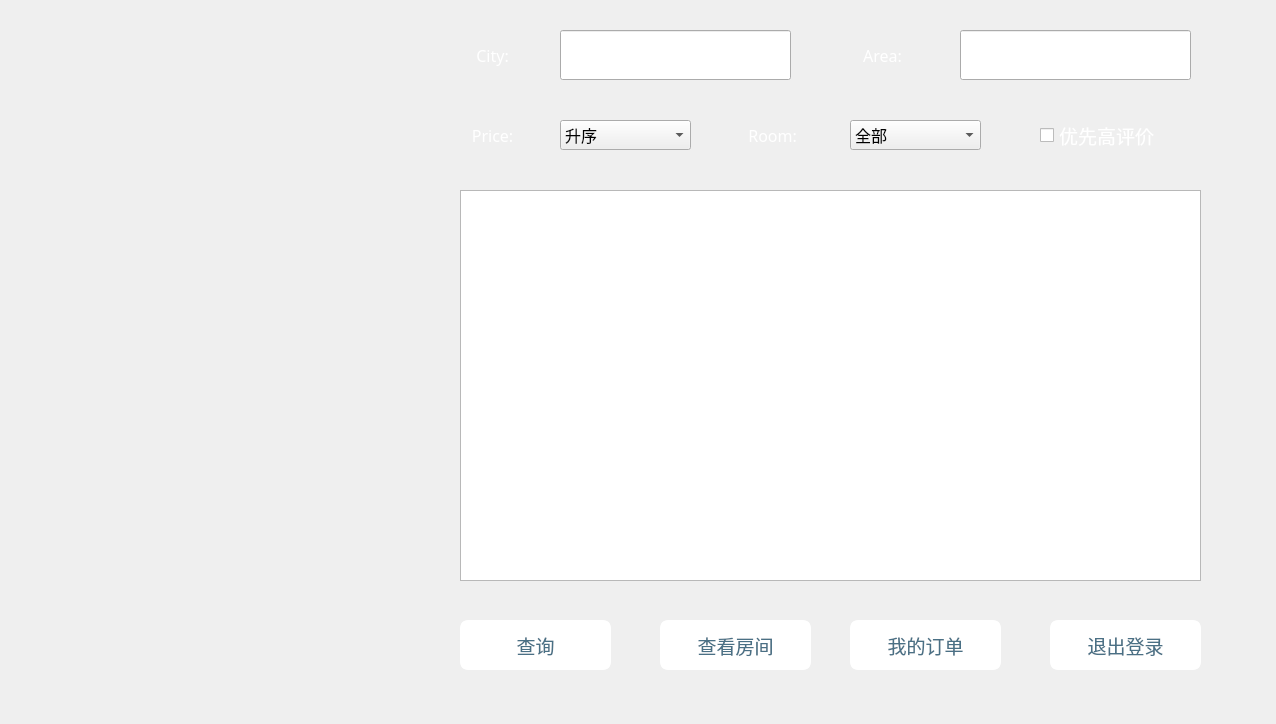
<?xml version="1.0" encoding="UTF-8"?>
<ui version="4.0">
 <class>platform</class>
 <widget class="QWidget" name="platform">
  <property name="geometry">
   <rect>
    <x>0</x>
    <y>0</y>
    <width>1276</width>
    <height>724</height>
   </rect>
  </property>
  <property name="minimumSize">
   <size>
    <width>1276</width>
    <height>724</height>
   </size>
  </property>
  <property name="maximumSize">
   <size>
    <width>1276</width>
    <height>724</height>
   </size>
  </property>
  <property name="windowTitle">
   <string>Form</string>
  </property>
  <widget class="QFrame" name="frame">
   <property name="geometry">
    <rect>
     <x>0</x>
     <y>0</y>
     <width>1276</width>
     <height>724</height>
    </rect>
   </property>
   <property name="font">
    <font>
     <family>华文新魏</family>
     <pointsize>14</pointsize>
    </font>
   </property>
   <property name="styleSheet">
    <string notr="true">#frame{border-image: url(:/Picture/platform.jpg);border-top-left-radius:15px;border-top-right-radius:15px;border-bottom-left-radius:15px;border-bottom-right-radius:15px;}</string>
   </property>
   <property name="frameShape">
    <enum>QFrame::StyledPanel</enum>
   </property>
   <property name="frameShadow">
    <enum>QFrame::Raised</enum>
   </property>
   <widget class="QPushButton" name="pushButton">
    <property name="geometry">
     <rect>
      <x>1050</x>
      <y>620</y>
      <width>151</width>
      <height>50</height>
     </rect>
    </property>
    <property name="font">
     <font>
      <family>华文新魏</family>
      <pointsize>14</pointsize>
     </font>
    </property>
    <property name="styleSheet">
     <string notr="true">background-color:rgb(255,255,255);border: 3px solid white;border-radius:8px;color:rgb(74,112,133);</string>
    </property>
    <property name="text">
     <string>退出登录</string>
    </property>
   </widget>
   <widget class="QTableWidget" name="tableWidget">
    <property name="geometry">
     <rect>
      <x>460</x>
      <y>190</y>
      <width>741</width>
      <height>391</height>
     </rect>
    </property>
   </widget>
   <widget class="QLabel" name="user_name">
    <property name="geometry">
     <rect>
      <x>200</x>
      <y>360</y>
      <width>211</width>
      <height>51</height>
     </rect>
    </property>
    <property name="font">
     <font>
      <family>华文新魏</family>
      <pointsize>16</pointsize>
     </font>
    </property>
    <property name="styleSheet">
     <string notr="true">color: rgb(255, 255, 255);</string>
    </property>
    <property name="text">
     <string/>
    </property>
   </widget>
   <widget class="QLineEdit" name="location_edit">
    <property name="geometry">
     <rect>
      <x>960</x>
      <y>30</y>
      <width>231</width>
      <height>50</height>
     </rect>
    </property>
   </widget>
   <widget class="QComboBox" name="room_type">
    <property name="geometry">
     <rect>
      <x>850</x>
      <y>120</y>
      <width>131</width>
      <height>30</height>
     </rect>
    </property>
    <property name="font">
     <font>
      <family>华文新魏</family>
      <pointsize>12</pointsize>
     </font>
    </property>
    <item>
     <property name="text">
      <string>全部</string>
     </property>
    </item>
    <item>
     <property name="text">
      <string>单人间</string>
     </property>
    </item>
    <item>
     <property name="text">
      <string>标准间</string>
     </property>
    </item>
    <item>
     <property name="text">
      <string>豪华间</string>
     </property>
    </item>
    <item>
     <property name="text">
      <string>商务间</string>
     </property>
    </item>
   </widget>
   <widget class="QCheckBox" name="rate">
    <property name="geometry">
     <rect>
      <x>1040</x>
      <y>110</y>
      <width>241</width>
      <height>50</height>
     </rect>
    </property>
    <property name="font">
     <font>
      <family>华文新魏</family>
      <pointsize>14</pointsize>
     </font>
    </property>
    <property name="styleSheet">
     <string notr="true">color: rgb(255, 255, 255);</string>
    </property>
    <property name="text">
     <string>优先高评价</string>
    </property>
   </widget>
   <widget class="QPushButton" name="my_order">
    <property name="geometry">
     <rect>
      <x>850</x>
      <y>620</y>
      <width>151</width>
      <height>50</height>
     </rect>
    </property>
    <property name="font">
     <font>
      <family>华文新魏</family>
      <pointsize>14</pointsize>
     </font>
    </property>
    <property name="styleSheet">
     <string notr="true">background-color:rgb(255,255,255);border: 3px solid white;border-radius:8px;color:rgb(74,112,133);</string>
    </property>
    <property name="text">
     <string>我的订单</string>
    </property>
   </widget>
   <widget class="QPushButton" name="order">
    <property name="geometry">
     <rect>
      <x>660</x>
      <y>620</y>
      <width>151</width>
      <height>50</height>
     </rect>
    </property>
    <property name="font">
     <font>
      <family>华文新魏</family>
      <pointsize>14</pointsize>
     </font>
    </property>
    <property name="styleSheet">
     <string notr="true">background-color:rgb(255,255,255);border: 3px solid white;border-radius:8px;color:rgb(74,112,133);</string>
    </property>
    <property name="text">
     <string>查看房间</string>
    </property>
   </widget>
   <widget class="QPushButton" name="query">
    <property name="geometry">
     <rect>
      <x>460</x>
      <y>620</y>
      <width>151</width>
      <height>50</height>
     </rect>
    </property>
    <property name="font">
     <font>
      <family>华文新魏</family>
      <pointsize>14</pointsize>
     </font>
    </property>
    <property name="styleSheet">
     <string notr="true">background-color:rgb(255,255,255);border: 3px solid white;border-radius:8px;color:rgb(74,112,133);</string>
    </property>
    <property name="text">
     <string>查询</string>
    </property>
   </widget>
   <widget class="QLineEdit" name="city_edit">
    <property name="geometry">
     <rect>
      <x>560</x>
      <y>30</y>
      <width>231</width>
      <height>50</height>
     </rect>
    </property>
   </widget>
   <widget class="QComboBox" name="order_type">
    <property name="geometry">
     <rect>
      <x>560</x>
      <y>120</y>
      <width>131</width>
      <height>30</height>
     </rect>
    </property>
    <property name="font">
     <font>
      <family>华文新魏</family>
      <pointsize>12</pointsize>
     </font>
    </property>
    <property name="insertPolicy">
     <enum>QComboBox::InsertAtCurrent</enum>
    </property>
    <item>
     <property name="text">
      <string>升序</string>
     </property>
    </item>
    <item>
     <property name="text">
      <string>降序</string>
     </property>
    </item>
   </widget>
   <widget class="QLabel" name="label_7">
    <property name="geometry">
     <rect>
      <x>410</x>
      <y>30</y>
      <width>161</width>
      <height>51</height>
     </rect>
    </property>
    <property name="font">
     <font>
      <family>Segoe Print</family>
      <pointsize>12</pointsize>
     </font>
    </property>
    <property name="styleSheet">
     <string notr="true">color: rgb(255, 255, 255);</string>
    </property>
    <property name="text">
     <string> City:</string>
    </property>
    <property name="alignment">
     <set>Qt::AlignCenter</set>
    </property>
   </widget>
   <widget class="QLabel" name="label_8">
    <property name="geometry">
     <rect>
      <x>410</x>
      <y>110</y>
      <width>161</width>
      <height>51</height>
     </rect>
    </property>
    <property name="font">
     <font>
      <family>Segoe Print</family>
      <pointsize>12</pointsize>
     </font>
    </property>
    <property name="styleSheet">
     <string notr="true">color: rgb(255, 255, 255);</string>
    </property>
    <property name="text">
     <string> Price:</string>
    </property>
    <property name="alignment">
     <set>Qt::AlignCenter</set>
    </property>
   </widget>
   <widget class="QLabel" name="label_9">
    <property name="geometry">
     <rect>
      <x>800</x>
      <y>30</y>
      <width>161</width>
      <height>51</height>
     </rect>
    </property>
    <property name="font">
     <font>
      <family>Segoe Print</family>
      <pointsize>12</pointsize>
     </font>
    </property>
    <property name="styleSheet">
     <string notr="true">color: rgb(255, 255, 255);</string>
    </property>
    <property name="text">
     <string> Area:</string>
    </property>
    <property name="alignment">
     <set>Qt::AlignCenter</set>
    </property>
   </widget>
   <widget class="QLabel" name="label_10">
    <property name="geometry">
     <rect>
      <x>690</x>
      <y>110</y>
      <width>161</width>
      <height>51</height>
     </rect>
    </property>
    <property name="font">
     <font>
      <family>Segoe Print</family>
      <pointsize>12</pointsize>
     </font>
    </property>
    <property name="styleSheet">
     <string notr="true">color: rgb(255, 255, 255);</string>
    </property>
    <property name="text">
     <string> Room:</string>
    </property>
    <property name="alignment">
     <set>Qt::AlignCenter</set>
    </property>
   </widget>
  </widget>
 </widget>
 <resources/>
 <connections/>
</ui>
